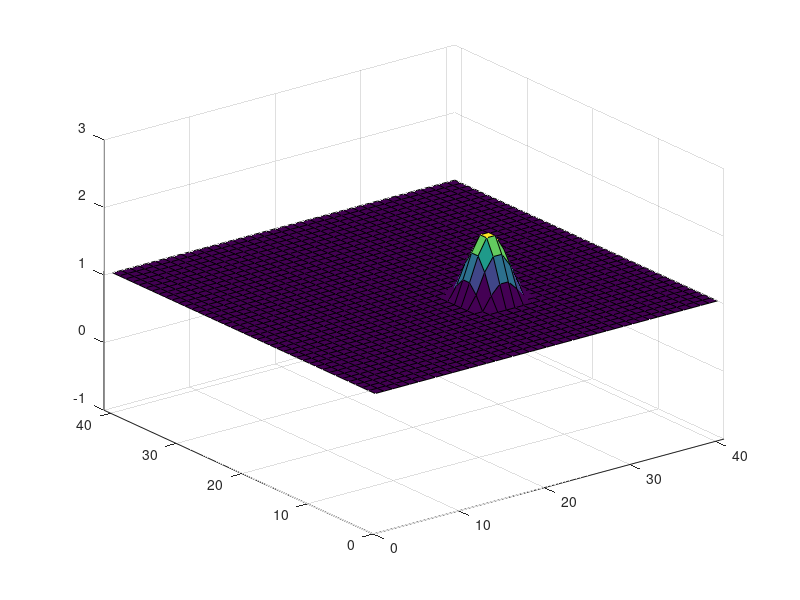

The MATLAB source for this figure: (Note: this script raises an error after producing the figure.)
clc

g = 9.81; %Gravity
dx = 1.0; %x movement  
dy = 1.0; %y movement
dt = 0.05; % time step

H = ones(41:41);  %Height of plane 
U = zeros(41:41); %Velocity in x-direction
V = zeros(41:41); %Velocity in y-direction (negative)

%intended for the calculations in first step, Lax Wendroff
Hx = zeros(40:40); 
Ux = zeros(40:40); 
Vx = zeros(40:40); 

Hy = zeros(40:40);
Uy = zeros(40:40);
Vy = zeros(40:40);

%Color of the plane, dependent on velocity
C = zeros(40:40);

%Create initial displacement
[x, y] = meshgrid( linspace(-4, 4, 10) );
R = sqrt(x.^2 + y.^2) + eps;
Z = (sin(R)./R);
Z = max(Z,0); 

%Create displacement to the height matrix
w = size(Z,1);
t = 10:w+9;
l = 20:w+19;
H(t,l) = H(t, l) + Z;

%Grids
clf 
shg
n = 40;
grid = surf(H);
axis([0 41 0 41 -1 3]);
hold all;

 while 1 == 1   
     %draw the plane and the colour in each point
     C = abs(U(i,j)) + abs(V(i,j)); %Calculate the colors for all points in the plane
     set(grid, 'zdata', H(i,j), 'cdata', C);
     axis off;
     drawnow
   
     % Reflective boundary conditions 
     % for height H and velocities U and V
     H(:,1) = H(:,2);             
     H(:,n+2) = H(:,n+1);     
     H(1,:) = H(2,:);           
     H(n+2,:) = H(n+1,:);    
    
     U(:,1) = U(:,2);
     U(:,n+2) = U(:,n+1);
     U(1,:) = -U(2,:);
     U(n+2,:) = -U(n+1,:);
     
     V(:,1) = -V(:,2);
     V(:,n+2) = -V(:,n+1);
     V(1,:) = V(2,:);
     V(n+2,:) = V(n+1,:);
     
    %Lax- Wendroff Step method
    
    %FIRST STEP

    %X-direction
    i = 1:38+1;
    j = 1:38;

    Hx(i, j) = ((H(i+1, j+1) + H(i, j+1))/2) - (dt/(2*dx))*(U(i+1, j+1) - U(i, j+1));%.*H(i+1,j+1)-.*H(i, j+1));

    Ux(i, j) = ((0.5*(U(i+1,j+1) + U(i,j+1)) ...
                - (dt/(2*dx))*(U(i+1,j+1).^2  ... 
                + ((0.5*g*H(i+1,j+1) - (U(i,j+1).^2 ... 
                + 0.5*g*H(i,j+1)))))));
            
    Vx(i, j) = 0.5*(V(i,j+1) + V(i+1,j+1)) ...
                - (dt/2*dx)*((U(i+1,j+1).*V(i+1,j+1) ...
                - U(i,j+1).*V(i,j+1)));    

    %Y-direction
    i = 1:38;
    j = 1:38+1;
    
    Hy(i, j) = 0.5*(H(i+1, j+1) + H(i+1, j)) - (dt/(2*dy))*(V(i+1, j+1) - V(i+1, j));%.*H(i+1,j+1)- .*H(i+1, j));
            
    Uy(i, j) = 0.5*(U(i+1,j) + U(i+1,j+1)) ...
               - (dt/2*dy)*((V(i+1,j+1).*U(i+1,j+1) ...
               - V(i+1,j).*U(i+1,j)));
    
    Vy(i, j) = 0.5*(V(i+1,j+1) + V(i+1,j)) ...
               - (dt/(2*dy))*(V(i+1,j+1).^2 ...
               + 0.5*g*H(i+1,j+1) - (V(i+1,j).^2 ...
               + 0.5*g*H(i+1,j)));

       
    %SECOND STEP
    i = 2:38+1;
    j = 2:38;
    
    %Height of the plane 
    H(i, j) = H(i, j) - (dt/dx)*(Ux(i,j-1) - Ux(i-1, j-1)) - (dt/dy)*(Vy(i-1,j) - Vy(i-1,j-1));

    %Velocity in x-direction
    U(i, j) = U(i, j) - (dt/dx)*(Ux(i,j-1).^2 ... 
                      + (0.5*g*Hx(i,j-1) - (Ux(i-1,j-1).^2 + 0.5*g*Hx(i-1,j-1) ))) ...
                      - (dt/dy)*(Vy(i-1,j).*Uy(i-1,j) - Vy(i-1,j-1).*Uy(i-1,j-1)); 
    
    %Velocity in y-direction
    V(i, j) = V(i, j) - (dt/dy)*((Vy(i-1,j).^2 ... 
                      + 0.5*g*Hy(i-1,j)) - (Vy(i-1,j-1).^2 + 0.5*g*Hy(i-1,j-1))) ...
                      - (dt/dx)*(Ux(i,j-1).*Vx(i,j-1) - Ux(i-1, j-1).*Vx(i-1,j-1)); 
                  
    %If H is not a number
    if all(all(isnan(H))), break, end
    
 end
